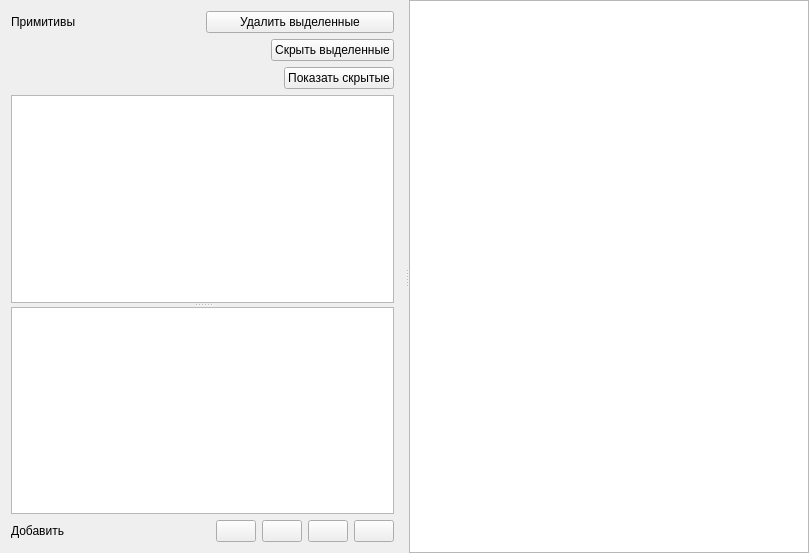
<?xml version="1.0" encoding="UTF-8"?>
<ui version="4.0">
 <class>editor</class>
 <widget class="QWidget" name="editor">
  <property name="geometry">
   <rect>
    <x>0</x>
    <y>0</y>
    <width>809</width>
    <height>553</height>
   </rect>
  </property>
  <property name="windowTitle">
   <string>L9</string>
  </property>
  <layout class="QGridLayout" name="gridLayout">
   <property name="topMargin">
    <number>0</number>
   </property>
   <property name="rightMargin">
    <number>0</number>
   </property>
   <property name="bottomMargin">
    <number>0</number>
   </property>
   <item row="0" column="0">
    <widget class="QSplitter" name="horizontalSpliiter">
     <property name="orientation">
      <enum>Qt::Horizontal</enum>
     </property>
     <widget class="QWidget" name="layoutWidget">
      <layout class="QVBoxLayout" name="verticalLayout">
       <property name="leftMargin">
        <number>0</number>
       </property>
       <property name="topMargin">
        <number>11</number>
       </property>
       <property name="bottomMargin">
        <number>11</number>
       </property>
       <item>
        <layout class="QHBoxLayout" name="horizontalLayout_2">
         <item>
          <widget class="QLabel" name="label">
           <property name="text">
            <string>Примитивы</string>
           </property>
          </widget>
         </item>
         <item>
          <widget class="QPushButton" name="removeSelected">
           <property name="text">
            <string>Удалить выделенные</string>
           </property>
          </widget>
         </item>
        </layout>
       </item>
       <item alignment="Qt::AlignRight">
        <widget class="QPushButton" name="hideSelected">
         <property name="text">
          <string>Скрыть выделенные</string>
         </property>
        </widget>
       </item>
       <item alignment="Qt::AlignRight">
        <widget class="QPushButton" name="showHidden">
         <property name="text">
          <string>Показать скрытые</string>
         </property>
        </widget>
       </item>
       <item>
        <widget class="QSplitter" name="tableSplitter">
         <property name="orientation">
          <enum>Qt::Vertical</enum>
         </property>
         <widget class="QTableView" name="primitivesTable">
          <property name="selectionMode">
           <enum>QAbstractItemView::ExtendedSelection</enum>
          </property>
          <property name="selectionBehavior">
           <enum>QAbstractItemView::SelectRows</enum>
          </property>
          <attribute name="horizontalHeaderVisible">
           <bool>true</bool>
          </attribute>
          <attribute name="horizontalHeaderDefaultSectionSize">
           <number>49</number>
          </attribute>
          <attribute name="horizontalHeaderHighlightSections">
           <bool>true</bool>
          </attribute>
          <attribute name="horizontalHeaderStretchLastSection">
           <bool>true</bool>
          </attribute>
          <attribute name="verticalHeaderVisible">
           <bool>false</bool>
          </attribute>
          <attribute name="verticalHeaderHighlightSections">
           <bool>false</bool>
          </attribute>
         </widget>
         <widget class="QTableView" name="groupsTable">
          <property name="selectionMode">
           <enum>QAbstractItemView::NoSelection</enum>
          </property>
          <property name="cornerButtonEnabled">
           <bool>false</bool>
          </property>
          <attribute name="horizontalHeaderVisible">
           <bool>true</bool>
          </attribute>
          <attribute name="horizontalHeaderDefaultSectionSize">
           <number>50</number>
          </attribute>
          <attribute name="horizontalHeaderStretchLastSection">
           <bool>true</bool>
          </attribute>
          <attribute name="verticalHeaderVisible">
           <bool>false</bool>
          </attribute>
          <attribute name="verticalHeaderHighlightSections">
           <bool>false</bool>
          </attribute>
          <attribute name="verticalHeaderStretchLastSection">
           <bool>false</bool>
          </attribute>
         </widget>
        </widget>
       </item>
       <item>
        <layout class="QHBoxLayout" name="horizontalLayout">
         <item>
          <widget class="QLabel" name="label_2">
           <property name="text">
            <string>Добавить</string>
           </property>
          </widget>
         </item>
         <item>
          <widget class="QPushButton" name="addEllipse">
           <property name="sizePolicy">
            <sizepolicy hsizetype="Maximum" vsizetype="Fixed">
             <horstretch>0</horstretch>
             <verstretch>0</verstretch>
            </sizepolicy>
           </property>
           <property name="baseSize">
            <size>
             <width>29</width>
             <height>0</height>
            </size>
           </property>
           <property name="toolTip">
            <string>Эллипс</string>
           </property>
           <property name="text">
            <string/>
           </property>
           <property name="icon">
            <iconset resource="resources.qrc">
             <normaloff>:/ellipse</normaloff>:/ellipse</iconset>
           </property>
          </widget>
         </item>
         <item>
          <widget class="QPushButton" name="addRect">
           <property name="sizePolicy">
            <sizepolicy hsizetype="Maximum" vsizetype="Fixed">
             <horstretch>0</horstretch>
             <verstretch>0</verstretch>
            </sizepolicy>
           </property>
           <property name="toolTip">
            <string>Прямоугольник</string>
           </property>
           <property name="text">
            <string/>
           </property>
           <property name="icon">
            <iconset resource="resources.qrc">
             <normaloff>:/rectangle</normaloff>:/rectangle</iconset>
           </property>
          </widget>
         </item>
         <item>
          <widget class="QPushButton" name="addTriangle">
           <property name="sizePolicy">
            <sizepolicy hsizetype="Maximum" vsizetype="Fixed">
             <horstretch>0</horstretch>
             <verstretch>0</verstretch>
            </sizepolicy>
           </property>
           <property name="toolTip">
            <string>Треугольник</string>
           </property>
           <property name="text">
            <string/>
           </property>
           <property name="icon">
            <iconset resource="resources.qrc">
             <normaloff>:/triangle</normaloff>:/triangle</iconset>
           </property>
          </widget>
         </item>
         <item>
          <widget class="QPushButton" name="addHex">
           <property name="sizePolicy">
            <sizepolicy hsizetype="Maximum" vsizetype="Fixed">
             <horstretch>0</horstretch>
             <verstretch>0</verstretch>
            </sizepolicy>
           </property>
           <property name="toolTip">
            <string>Шестиугольник</string>
           </property>
           <property name="text">
            <string/>
           </property>
           <property name="icon">
            <iconset resource="resources.qrc">
             <normaloff>:/hexagon</normaloff>:/hexagon</iconset>
           </property>
          </widget>
         </item>
        </layout>
       </item>
      </layout>
     </widget>
     <widget class="QGraphicsView" name="graphicsView">
      <property name="minimumSize">
       <size>
        <width>400</width>
        <height>400</height>
       </size>
      </property>
      <property name="verticalScrollBarPolicy">
       <enum>Qt::ScrollBarAlwaysOff</enum>
      </property>
      <property name="horizontalScrollBarPolicy">
       <enum>Qt::ScrollBarAlwaysOff</enum>
      </property>
      <property name="sizeAdjustPolicy">
       <enum>QAbstractScrollArea::AdjustToContents</enum>
      </property>
      <property name="backgroundBrush">
       <brush brushstyle="SolidPattern">
        <color alpha="255">
         <red>255</red>
         <green>255</green>
         <blue>255</blue>
        </color>
       </brush>
      </property>
      <property name="alignment">
       <set>Qt::AlignLeading|Qt::AlignLeft|Qt::AlignTop</set>
      </property>
      <property name="renderHints">
       <set>QPainter::Antialiasing|QPainter::HighQualityAntialiasing|QPainter::SmoothPixmapTransform</set>
      </property>
      <property name="cacheMode">
       <set>QGraphicsView::CacheBackground</set>
      </property>
      <property name="transformationAnchor">
       <enum>QGraphicsView::AnchorUnderMouse</enum>
      </property>
      <property name="viewportUpdateMode">
       <enum>QGraphicsView::BoundingRectViewportUpdate</enum>
      </property>
     </widget>
    </widget>
   </item>
  </layout>
 </widget>
 <layoutdefault spacing="6" margin="11"/>
 <resources>
  <include location="resources.qrc"/>
 </resources>
 <connections/>
</ui>
